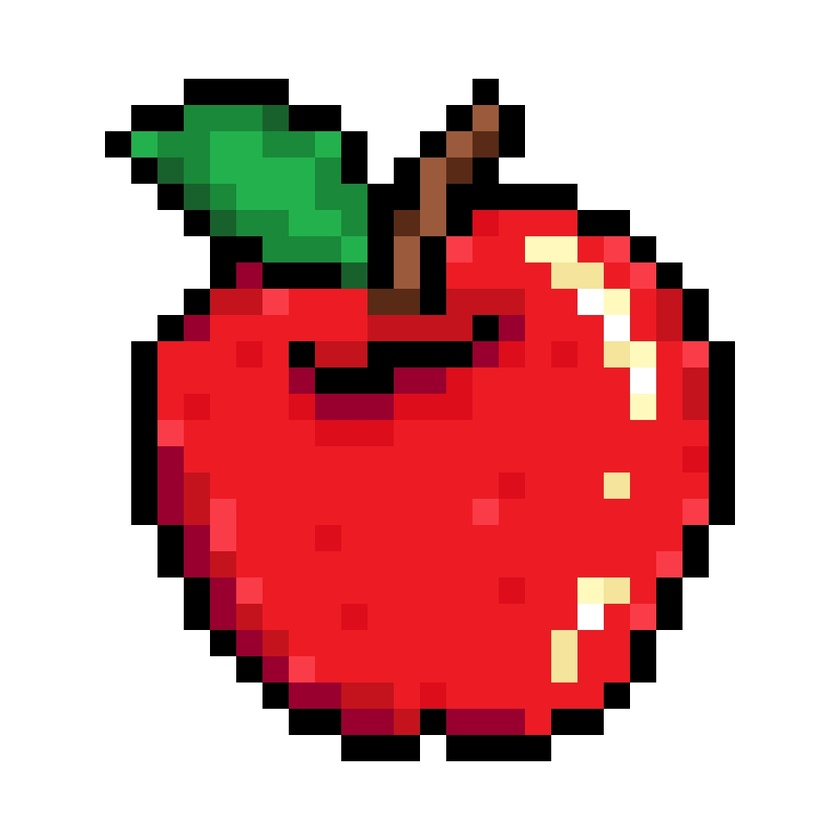
#> input picture code/apple.jpg, 840 x 840 px, shrunk from 1024 x 1024 before the run, found by its file name
$ python image_rotation_raw.py
#> lines starting #> are read from the running program, lines starting #| are printed output that depends on the picture
import cv2
import numpy as np
import math

# Load the image
image = cv2.imread('apple.jpg')
#> image is the input picture: shape (840, 840, 3); mean B, G, R 157.6, 158.1, 212.5

# Image height and width
h, w = image.shape[:2]
#> h = 840; w = 840

# Rotation center (x0, y0) - let's rotate around the center of the image
x0, y0 = w // 2, h // 2
#> x0 = 420; y0 = 420

# Rotation angle in degrees
theta = 180  # rotate by 45 degrees

# Convert angle to radians
theta_rad = math.radians(theta)

# Calculate cos and sin
cos_theta = math.cos(theta_rad)
sin_theta = math.sin(theta_rad)

# Build rotation matrix manually
# [ cosθ  sinθ  tx ]
# [-sinθ  cosθ  ty ]

tx = x0 - x0 * cos_theta - y0 * sin_theta
#> tx = 840
ty = y0 - x0 * (-sin_theta) - y0 * cos_theta
#> ty = 840

M = np.array([
    [cos_theta, sin_theta, tx],
    [-sin_theta, cos_theta, ty]
])

# Apply warpAffine (rotates the entire image)
rotated = cv2.warpAffine(image, M, (w, h))
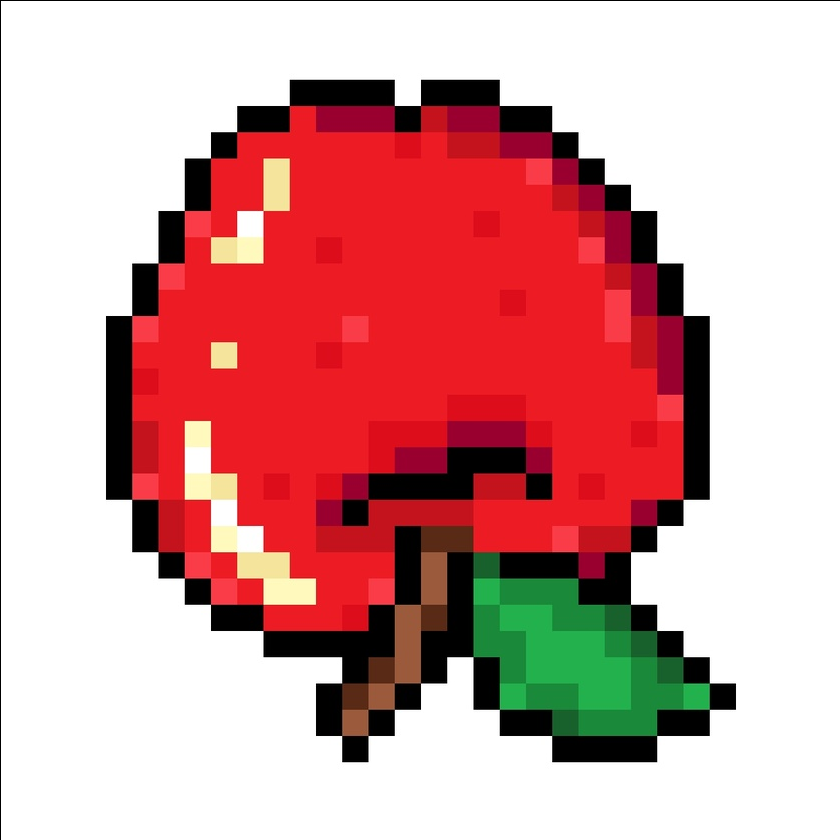
#> rotated: shape (840, 840, 3); mean B, G, R 157, 157.5, 211.9

# Show the result
cv2.imshow('Rotated Image', rotated)
cv2.waitKey(0)
cv2.destroyAllWindows()
